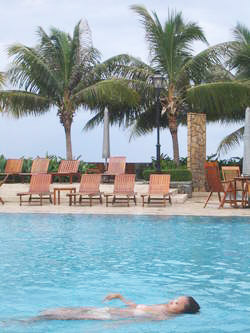
%> input picture target.jpg, 250 x 333 px
$ octave task2.m   (GNU Octave 9; MATLAB toolbox functions it lacks are replaced by stand-ins)
%> lines starting %> are read from the running program, lines starting %| are printed output that depends on the picture; in (x1, y1, x2, y2) boxes, pixels count from 0 and x2, y2 are one past the last pixel; in counts of white or black regions, pixels touching at a corner belong together; the program's own positions count from 1
### gradient.m
function [ G ] = gradient( h, w)
%GRADIENT Summary of this function goes here
% In this gradient function we create column and row index vectors for both
% horizontal gradients and vertical gradients. These index vectors are
% created based on a selection pattern that can be found in the slides. The
% horizontal and vertical gradient matrices are calculated separately and
% are combinedd at the end.

x = [-1 1];
y = [1 2];
z = [1 h + 1];

x_w = h*(w-1);
x_h = w*(h-1);

hj_1 = repmat(y, [1 x_h]);
hj_2 = repmat(0:(x_h - 1), [2 1]);
hj_2 = hj_2(:)';
hj_3 = repmat(0:(w - 1), [(2*(h-1)) 1]);
hj_3 = hj_3(:)';
hj = hj_1 + hj_2 + hj_3;

hi = repmat(1:x_h, [2 1]);
hi = hi(:)';

hv = repmat(x, [1 x_h]);

wi = repmat(1:x_w, [2 1]);
wi = wi(:)';

wj_1 = repmat(z, [1 x_w]);
wj_2 = repmat(0:h:(h*(w-2)), [2 1]);
wj_2 = repmat(wj_2(:)', [1 h]);
wj_3 = repmat(0:(h - 1), [(2*(w-1)) 1]);
wj_3 = wj_3(:)';
wj = wj_1 + wj_2 + wj_3;

wv = repmat(x, [1 x_w]);

Gh = sparse(hi, hj, hv);
Gv = sparse(wi, wj, wv);

G = [Gv; Gh];

### task2.m
clear all
close all

%A “Simple” Implementation (part 1)

% Input: source and target images and selections
% Simple case: whole source image is selected

target=imread('target.jpg');
%> target is the input picture: size 333x250x3 uint8; mean R, G, B 147, 166.3, 172.4
source=imread('source.jpg');
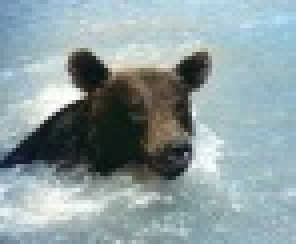
%> input picture source.jpg, 74 x 61 px (shown 4 times larger)
%> source is the input picture: size 61x74x3 uint8; mean R, G, B 141.8, 158.8, 161.5

[h_s, w_s, d_s]=size(source);
%> h_s = 61; w_s = 74; d_s = 3
[h_t, w_t, d_t]=size(target);
%> h_t = 333; w_t = 250; d_t = 3

y_start = 221;
x_start = 105;

% Index inner and boundary pixels
cutout = target(y_start:(y_start+h_s - 1), x_start:(x_start + w_s - 1), :);
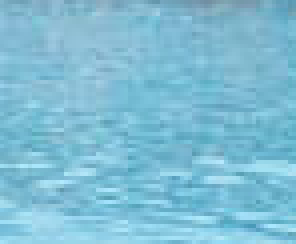
%> cutout: size 61x74x3 uint8 (shown 4 times larger); mean R, G, B 126.7, 189.6, 212.8
cutout(2:(h_s - 1), 2:(w_s - 1), :) = 0;
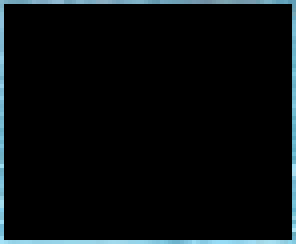
%> cutout: size 61x74x3 uint8 (shown 4 times larger); mean R, G, B 7.6, 11.1, 12.4
[h_c, w_c, d_c]=size(cutout);
%> h_c = 61; w_c = 74; d_c = 3

% Create vector U for inner and boundary pixels
U = double(reshape(source,w_s*h_s, d_s))/255;

% Create vector U_b storing the boundary pixels of the target
U_b = double(reshape(cutout,w_c*h_c, d_c))/255;
% U_b = U_b(any(U_b,2),:);

% Compute a gradient matrix G that contains only the inner gradients and
% the boundary gradients
G = gradient(h_s, w_s);

% Compute selector matrix S that selects the boundary pixels
x = double(reshape(cutout,w_c*h_c,d_c))/255;
y = x ~= 0;
y = y(:, 1);
%> y = 4514 logical values, 266 true
S = sparse(diag(y));

% Compute gradients of the source image and create a vector ^g that stores
% the source gradients and zero for the boundary gradients
g = G * U;
g_hat = g;

a = 1;
f1 = G'*G + a*(S')*S;
f2 = G'*g_hat + a*(S')*U_b;

U_new = f1\f2;


image =uint8(reshape(U_new,h_s,w_s,d_s)*255);
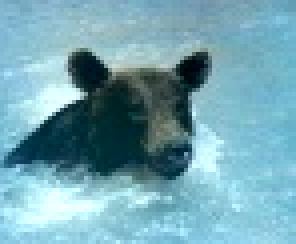
%> image: size 61x74x3 uint8 (shown 4 times larger); mean R, G, B 116.2, 165.1, 178
target(y_start:(y_start+h_s - 1), x_start:(x_start + w_s - 1), :) = image;
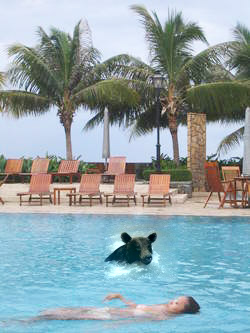
%> target: size 333x250x3 uint8; 5.42% of pixels changed, all inside (x1, y1, x2, y2) = (104, 220, 178, 281)
imwrite(image,'bear.png')
figure, imshow(target)
imwrite(target, 'bearinresult.png')
